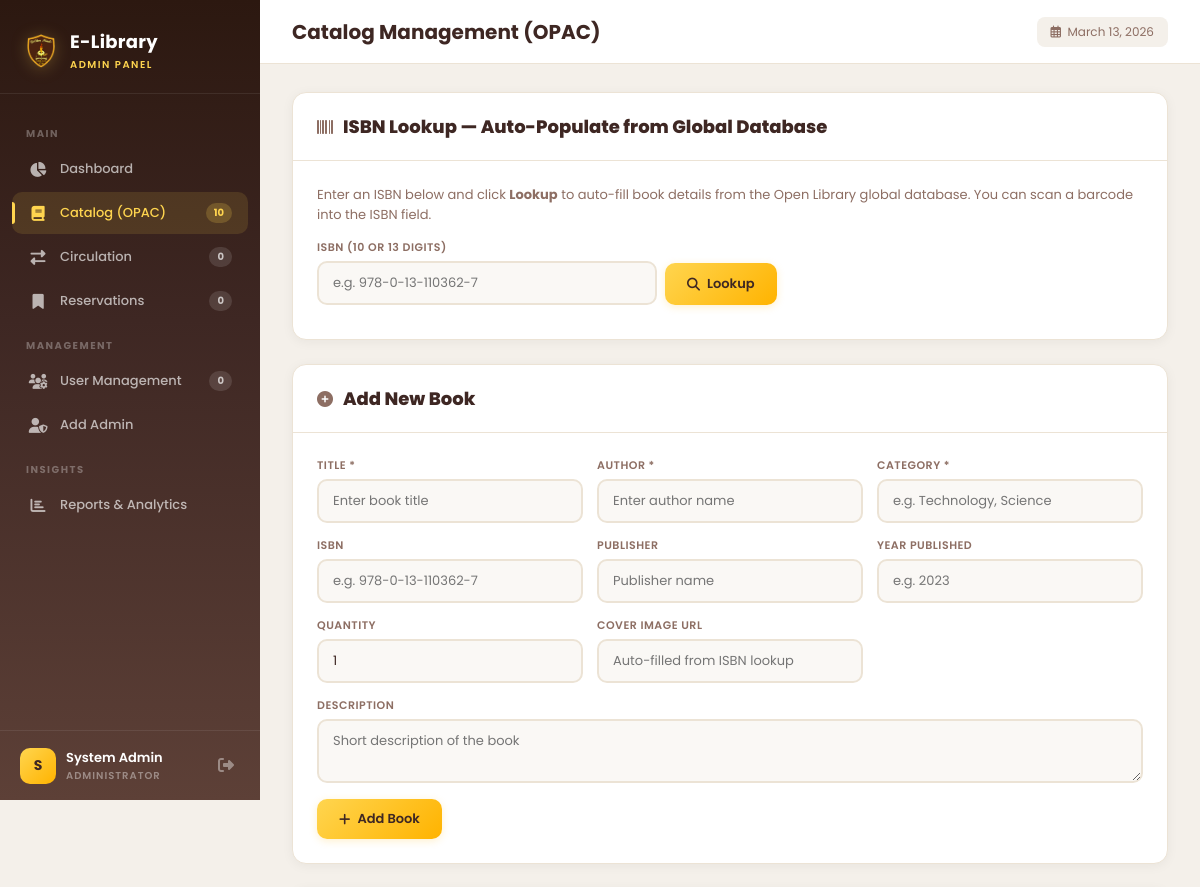
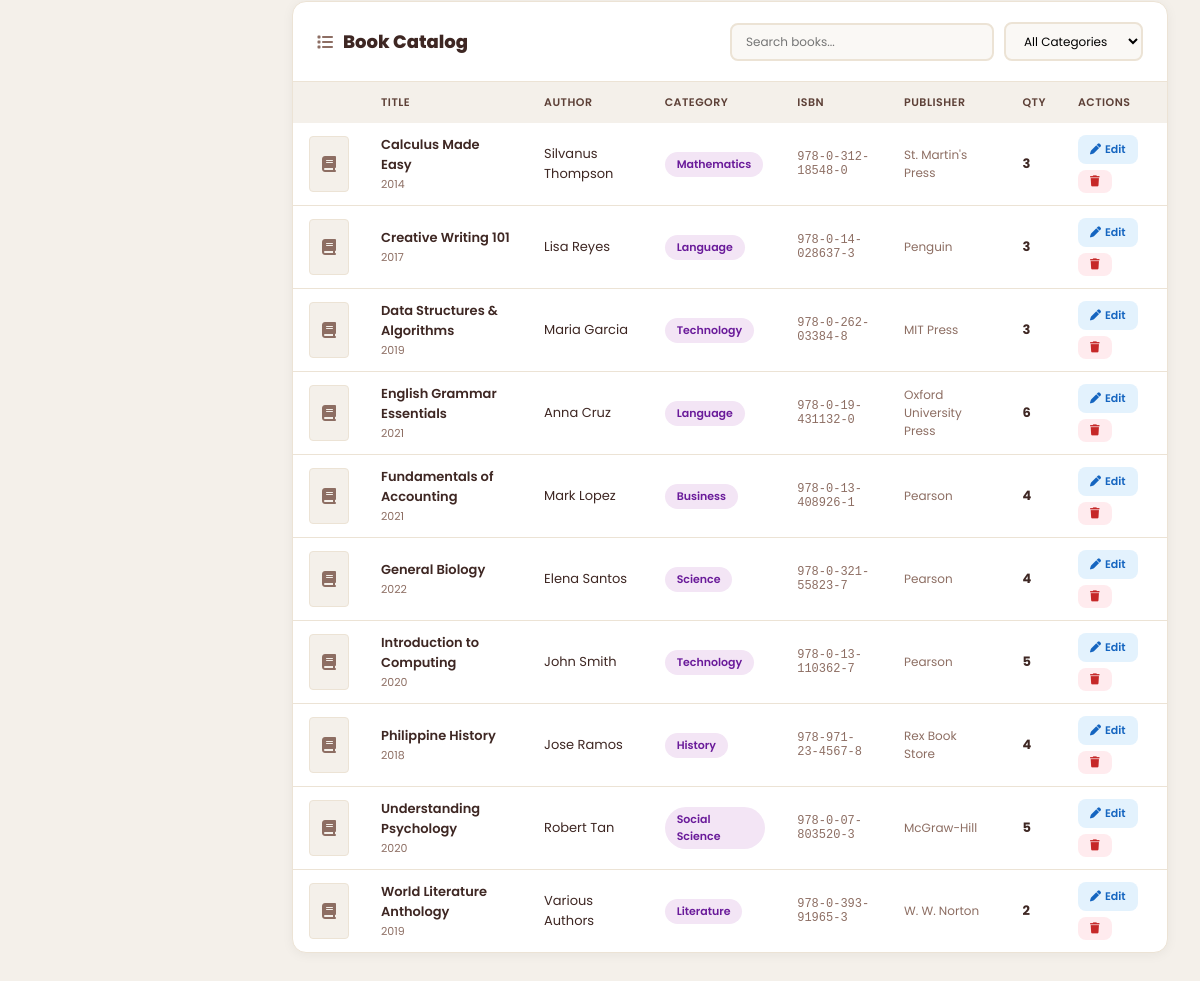
The app's page /admin_dashboard.php?page=books (signed in) with its own data (2 pictures, top to bottom).
### tables this page shows
CREATE TABLE IF NOT EXISTS tbl_books (
  id          INT AUTO_INCREMENT PRIMARY KEY,
  title       VARCHAR(200) NOT NULL,
  author      VARCHAR(150) NOT NULL,
  category    VARCHAR(100) NOT NULL DEFAULT 'General',
  isbn        VARCHAR(30)  DEFAULT NULL,
  quantity    INT          NOT NULL DEFAULT 1,
  description TEXT         DEFAULT NULL,
  cover_image VARCHAR(500) DEFAULT NULL,
  publisher   VARCHAR(200) DEFAULT NULL,
  pub_year    VARCHAR(10)  DEFAULT NULL,
  added_at    DATETIME     DEFAULT CURRENT_TIMESTAMP
);

### admin_dashboard.php (the view, shortened to what this page needs)
<?php
$cn = db_connect();
$acctName = $_SESSION['acct_name'];
$totalReservations = 0;
$borrowedFromReservationCount = 0;
if ($cn) {
	$totalReservations = (int)mysqli_fetch_assoc(mysqli_query($cn,"SELECT COUNT(*) AS c FROM tbl_reservations"))['c'];
	$borrowedFromReservationCount = (int)mysqli_fetch_assoc(mysqli_query($cn,"SELECT COUNT(*) AS c FROM tbl_reservations WHERE status='Borrowed'"))['c'];
}
$books = [];
if ($cn) {
	$r = mysqli_query($cn, "SELECT * FROM tbl_books ORDER BY title ASC");
	while ($row = mysqli_fetch_assoc($r)) $books[] = $row;
}
$totalBooks       = $cn ? (int)mysqli_fetch_assoc(mysqli_query($cn,"SELECT COUNT(*) AS c FROM tbl_books"))['c'] : 0;
$totalStudents    = $cn ? (int)mysqli_fetch_assoc(mysqli_query($cn,"SELECT COUNT(*) AS c FROM tbl_login"))['c'] : 0;
$totalCirculation = $cn ? (int)mysqli_fetch_assoc(mysqli_query($cn,"SELECT COUNT(*) AS c FROM tbl_borrow"))['c'] : 0;
$overdueCount     = 0;
if ($cn) {
	$oRes = mysqli_query($cn, "SELECT COUNT(*) AS c FROM tbl_borrow WHERE status='Borrowed' AND borrow_date < DATE_SUB(NOW(), INTERVAL 14 DAY)");
	$overdueCount = (int)mysqli_fetch_assoc($oRes)['c'];
}
$page = $_GET['page'] ?? 'dashboard';
?>
<!DOCTYPE html>
<html lang="en">
<head>
	<link rel="stylesheet" href="https://cdnjs.cloudflare.com/ajax/libs/font-awesome/6.5.0/css/all.min.css">
</head>
<body>
<aside class="sidebar" id="sidebar">
	<div class="sidebar-brand">
		<img src="Images/Icon.png" alt="Icon">
		<div>
			<h1>E-Library</h1>
			<small>Admin Panel</small>
		</div>
	</div>
	<nav class="sidebar-nav">
		<div class="nav-label">Main</div>
		<a class="nav-item <?= $page==='dashboard'?'active':'' ?>" href="?page=dashboard">
			<i class="fas fa-chart-pie"></i> Dashboard
		</a>
		<a class="nav-item <?= $page==='books'?'active':'' ?>" href="?page=books">
			<i class="fas fa-book"></i> Catalog (OPAC)
			<span class="badge-count"><?= $totalBooks ?></span>
		</a>
		<a class="nav-item <?= $page==='circulation'?'active':'' ?>" href="?page=circulation">
			<i class="fas fa-exchange-alt"></i> Circulation
			<?php if ($overdueCount > 0): ?>
				<span class="badge-alert"><?= $overdueCount ?> overdue</span>
			<?php else: ?>
				<span class="badge-count"><?= $totalCirculation ?></span>
			<?php endif; ?>
		</a>
		<a class="nav-item <?= $page==='reservations'?'active':'' ?>" href="?page=reservations">
			<i class="fas fa-bookmark"></i> Reservations
			<?php if ($borrowedFromReservationCount > 0): ?>
				<span class="badge-alert"><?= $borrowedFromReservationCount ?> borrowed</span>
			<?php else: ?>
				<span class="badge-count"><?= $totalReservations ?></span>
			<?php endif; ?>
		</a>
		<div class="nav-label">Management</div>
		<a class="nav-item <?= $page==='users'?'active':'' ?>" href="?page=users">
			<i class="fas fa-users-cog"></i> User Management
			<span class="badge-count"><?= $totalStudents ?></span>
		</a>
		<a class="nav-item <?= $page==='addadmin'?'active':'' ?>" href="?page=addadmin">
			<i class="fas fa-user-shield"></i> Add Admin
		</a>
		<div class="nav-label">Insights</div>
		<a class="nav-item <?= $page==='reports'?'active':'' ?>" href="?page=reports">
			<i class="fas fa-chart-bar"></i> Reports & Analytics
		</a>
	</nav>
	<div class="sidebar-footer">
		<div class="sidebar-user">
			<div class="avatar"><?= strtoupper(substr($acctName,0,1)) ?></div>
			<div class="user-info">
				<div class="name"><?= htmlspecialchars($acctName) ?></div>
				<div class="role">Administrator</div>
			</div>
			<a href="logout.php" class="logout-btn" title="Logout"><i class="fas fa-sign-out-alt"></i></a>
		</div>
	</div>
</aside>
<div class="main">
	<div class="topbar">
		<div class="topbar-left">
			<h2>
			<?php
				$titles = [
					'dashboard'   => 'Dashboard',
					'books'       => 'Catalog Management (OPAC)',
					'circulation' => 'Book Circulation',
					'users'       => 'User Management',
					'addadmin'    => 'Add Admin',
					'reports'     => 'Reports & Analytics',
				];
				echo $titles[$page] ?? 'Dashboard';
			?>
			</h2>
		</div>
		<div class="topbar-right">
			<span class="topbar-date"><i class="far fa-calendar-alt"></i>&nbsp; <?= date('F d, Y') ?></span>
		</div>
	</div>
	<div class="content">
		<div class="panel <?= $page==='books'?'active':'' ?>" id="panel-books">
			<div class="section-card">
				<div class="section-header">
					<h3><i class="fas fa-barcode"></i> ISBN Lookup — Auto-Populate from Global Database</h3>
				</div>
				<div class="section-body">
					<p style="font-size:13px;color:var(--muted);margin-bottom:14px">
						Enter an ISBN below and click <strong>Lookup</strong> to auto-fill book details from the Open Library global database. You can scan a barcode into the ISBN field.
					</p>
					<div class="isbn-row">
						<div class="form-group" style="max-width:340px">
							<label>ISBN (10 or 13 digits)</label>
							<input type="text" id="isbnLookupInput" placeholder="e.g. 978-0-13-110362-7" autocomplete="off">
						</div>
						<button type="button" class="btn btn-primary" onclick="lookupISBN()" id="isbnLookupBtn" style="margin-bottom:0">
							<i class="fas fa-search"></i> Lookup
						</button>
					</div>
				</div>
			</div>
			<div class="section-card">
				<div class="section-header">
					<h3><i class="fas fa-plus-circle"></i> Add New Book</h3>
				</div>
				<div class="section-body">
					<form method="post" action="?page=books" id="addBookForm">
						<div class="form-grid">
							<div class="form-group">
								<label>Title *</label>
								<input name="title" id="addTitle" placeholder="Enter book title" required>
							</div>
							<div class="form-group">
								<label>Author *</label>
								<input name="author" id="addAuthor" placeholder="Enter author name" required>
							</div>
							<div class="form-group">
								<label>Category *</label>
								<input name="category" id="addCategory" placeholder="e.g. Technology, Science" required>
							</div>
							<div class="form-group">
								<label>ISBN</label>
								<input name="isbn" id="addISBN" placeholder="e.g. 978-0-13-110362-7">
							</div>
							<div class="form-group">
								<label>Publisher</label>
								<input name="publisher" id="addPublisher" placeholder="Publisher name">
							</div>
							<div class="form-group">
								<label>Year Published</label>
								<input name="pub_year" id="addPubYear" placeholder="e.g. 2023">
							</div>
							<div class="form-group">
								<label>Quantity</label>
								<input name="quantity" type="number" min="1" value="1" required>
							</div>
							<div class="form-group">
								<label>Cover Image URL</label>
								<input name="cover_image" id="addCover" placeholder="Auto-filled from ISBN lookup">
							</div>
							<div class="form-group form-full">
								<label>Description</label>
								<textarea name="description" id="addDesc" placeholder="Short description of the book"></textarea>
							</div>
						</div>
						<button type="submit" name="add_book" class="btn btn-primary"><i class="fas fa-plus"></i> Add Book</button>
					</form>
				</div>
			</div>
			<div class="section-card">
				<div class="section-header">
					<h3><i class="fas fa-list"></i> Book Catalog</h3>
					<div class="filter-bar">
						<input type="text" id="bookSearch" placeholder="Search books..." oninput="filterBooks()">
						<select id="bookCatFilter" onchange="filterBooks()">
							<option value="">All Categories</option>
						</select>
					</div>
				</div>
				<div class="section-body" style="padding:0">
					<?php if (empty($books)): ?>
						<div class="empty-state" style="padding:50px"><i class="fas fa-book-open"></i><p>No books in the catalog yet.</p></div>
					<?php else: ?>
						<div class="tbl-wrap">
						<table class="tbl" id="booksTable">
							<thead>
								<tr><th></th><th>Title</th><th>Author</th><th>Category</th><th>ISBN</th><th>Publisher</th><th>Qty</th><th>Actions</th></tr>
							</thead>
							<tbody>
							<?php foreach ($books as $bk): ?>
								<tr data-cat="<?= htmlspecialchars($bk['category']) ?>">
									<td style="width:50px">
										<?php if (!empty($bk['cover_image'])): ?>
											<img src="<?= htmlspecialchars($bk['cover_image']) ?>" class="book-thumb" alt="Cover" loading="lazy">
										<?php else: ?>
											<div class="book-thumb" style="display:flex;align-items:center;justify-content:center;color:var(--muted);font-size:16px"><i class="fas fa-book"></i></div>
										<?php endif; ?>
									</td>
									<td>
										<span class="cell-main"><?= htmlspecialchars($bk['title']) ?></span>
										<?php if (!empty($bk['pub_year'])): ?>
											<div class="cell-sub"><?= htmlspecialchars($bk['pub_year']) ?></div>
										<?php endif; ?>
									</td>
									<td><?= htmlspecialchars($bk['author']) ?></td>
									<td><span class="badge badge-cat"><?= htmlspecialchars($bk['category']) ?></span></td>
									<td style="font-family:monospace;font-size:12px;color:var(--muted)"><?= htmlspecialchars($bk['isbn'] ?? '—') ?></td>
									<td style="font-size:12px;color:var(--muted)"><?= htmlspecialchars($bk['publisher'] ?? '—') ?></td>
									<td><strong><?= $bk['quantity'] ?></strong></td>
									<td>
										<div class="tbl-actions">
											<button class="btn-sm edit" onclick='openEdit(<?= json_encode($bk) ?>)'><i class="fas fa-pen"></i> Edit</button>
											<form method="post" action="?page=books" style="display:inline" onsubmit="return confirm('Delete this book?')">
												<button type="submit" name="delete_book" class="btn-sm del"><i class="fas fa-trash"></i></button>
											</form>
										</div>
									</td>
								</tr>
							<?php endforeach; ?>
							</tbody>
						</table>
						</div>
					<?php endif; ?>
				</div>
			</div>
		</div>
	</div>
</div>
</body>
</html>

### records on screen
tbl_books: title "Calculus Made Easy", pub_year "2014", author "Silvanus Thompson", category "Mathematics", isbn "978-0-312-18548-0", publisher "St. Martin's Press", quantity "3"
tbl_books: title "Creative Writing 101", pub_year "2017", author "Lisa Reyes", category "Language", isbn "978-0-14-028637-3", publisher "Penguin", quantity "3"
tbl_books: title "Data Structures & Algorithms", pub_year "2019", author "Maria Garcia", category "Technology", isbn "978-0-262-03384-8", publisher "MIT Press", quantity "3"
tbl_books: title "English Grammar Essentials", pub_year "2021", author "Anna Cruz", category "Language", isbn "978-0-19-431132-0", publisher "Oxford University Press", quantity "6"
tbl_books: title "Fundamentals of Accounting", pub_year "2021", author "Mark Lopez", category "Business", isbn "978-0-13-408926-1", publisher "Pearson", quantity "4"
tbl_books: title "General Biology", pub_year "2022", author "Elena Santos", category "Science", isbn "978-0-321-55823-7", publisher "Pearson", quantity "4"
tbl_books: title "Introduction to Computing", pub_year "2020", author "John Smith", category "Technology", isbn "978-0-13-110362-7", publisher "Pearson", quantity "5"
tbl_books: title "Philippine History", pub_year "2018", author "Jose Ramos", category "History", isbn "978-971-23-4567-8", publisher "Rex Book Store", quantity "4"
tbl_books: title "Understanding Psychology", pub_year "2020", author "Robert Tan", category "Social Science", isbn "978-0-07-803520-3", publisher "McGraw-Hill", quantity "5"
tbl_books: title "World Literature Anthology", pub_year "2019", author "Various Authors", category "Literature", isbn "978-0-393-91965-3", publisher "W. W. Norton", quantity "2"

### other values on screen
$totalBooks "10"
$totalCirculation "0"
$totalReservations "0"
$totalStudents "0"
substr($acctName,0,1) "S"
$acctName "System Admin"
$titles[$page] "Catalog Management (OPAC)"
